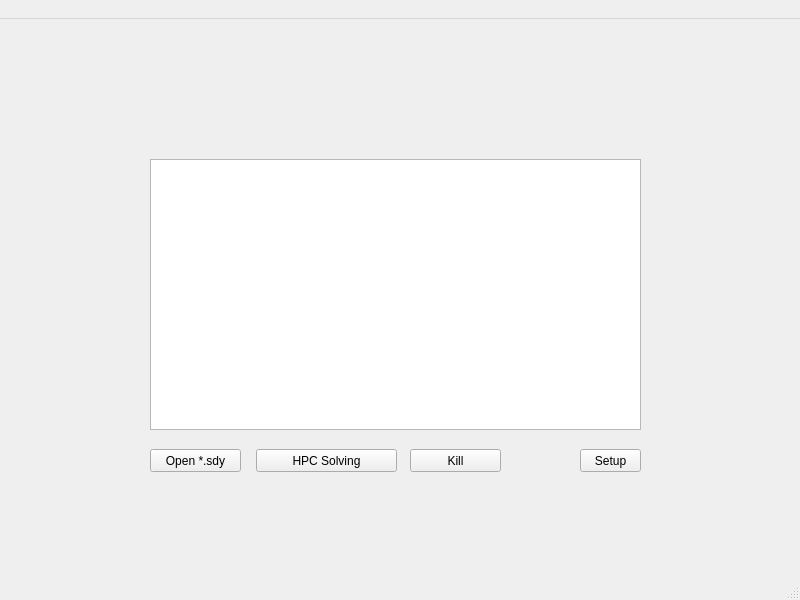
<?xml version="1.0" encoding="UTF-8"?>
<ui version="4.0">
 <class>MainWindow</class>
 <widget class="QMainWindow" name="MainWindow">
  <property name="geometry">
   <rect>
    <x>0</x>
    <y>0</y>
    <width>800</width>
    <height>600</height>
   </rect>
  </property>
  <property name="windowTitle">
   <string>MainWindow</string>
  </property>
  <widget class="QWidget" name="centralwidget">
   <widget class="QPushButton" name="pushButton">
    <property name="geometry">
     <rect>
      <x>150</x>
      <y>430</y>
      <width>91</width>
      <height>23</height>
     </rect>
    </property>
    <property name="text">
     <string>Open *.sdy</string>
    </property>
   </widget>
   <widget class="QPushButton" name="pushButton_2">
    <property name="geometry">
     <rect>
      <x>256</x>
      <y>430</y>
      <width>141</width>
      <height>23</height>
     </rect>
    </property>
    <property name="text">
     <string>HPC Solving</string>
    </property>
   </widget>
   <widget class="QTextEdit" name="textEdit">
    <property name="geometry">
     <rect>
      <x>150</x>
      <y>140</y>
      <width>491</width>
      <height>271</height>
     </rect>
    </property>
    <property name="overwriteMode">
     <bool>true</bool>
    </property>
   </widget>
   <widget class="QPushButton" name="pushButton_3">
    <property name="geometry">
     <rect>
      <x>410</x>
      <y>430</y>
      <width>91</width>
      <height>23</height>
     </rect>
    </property>
    <property name="text">
     <string>Kill</string>
    </property>
   </widget>
   <widget class="QPushButton" name="pushButton_4">
    <property name="geometry">
     <rect>
      <x>580</x>
      <y>430</y>
      <width>61</width>
      <height>23</height>
     </rect>
    </property>
    <property name="autoFillBackground">
     <bool>false</bool>
    </property>
    <property name="text">
     <string>Setup</string>
    </property>
   </widget>
  </widget>
  <widget class="QMenuBar" name="menubar">
   <property name="geometry">
    <rect>
     <x>0</x>
     <y>0</y>
     <width>800</width>
     <height>21</height>
    </rect>
   </property>
   <widget class="QMenu" name="menuMoldflow_solving">
    <property name="title">
     <string> </string>
    </property>
   </widget>
   <addaction name="menuMoldflow_solving"/>
  </widget>
  <widget class="QStatusBar" name="statusbar"/>
 </widget>
 <resources/>
 <connections/>
</ui>
